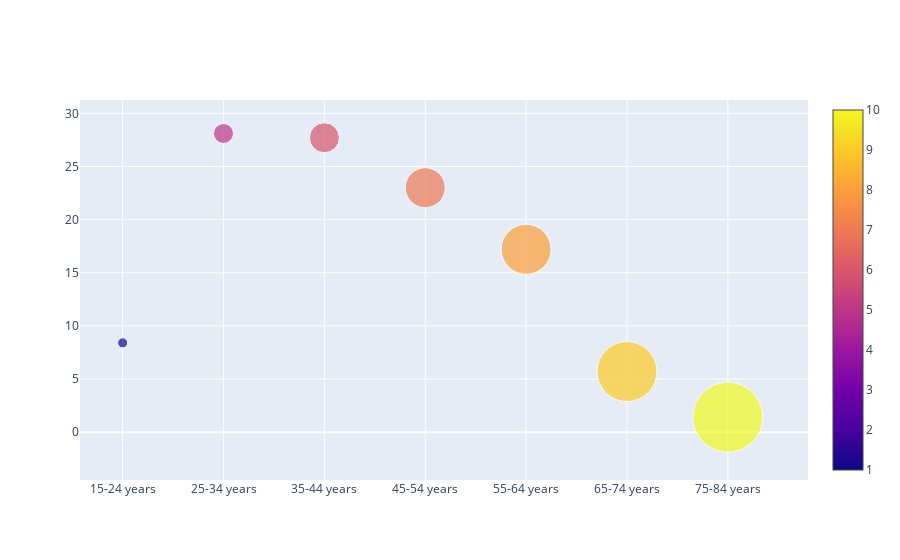

Write notebook code for a chart like this one.
### Code cell
import plotly.graph_objects as go

fig = go.Figure(data=go.Scatter(
    x= filtered_data['STUB_LABEL'],
    y=filtered_data['ESTIMATE'],
    mode='markers',
    marker=dict(
        color=[1, 5, 6, 7, 8, 9, 10],
        size=[10, 20, 30, 40, 50, 60, 70],
        showscale=True
        )
))

fig.show()

### Figure 1 — Plotly figure (JSON) as saved in the notebook; plotly's stock layout.template omitted (floating-point values rounded to 4 significant figures)
{"data": [{"marker": {"color": [1, 5, 6, 7, 8, 9, 10], "showscale": true, "size": [10, 20, 30, 40, 50, 60, 70]}, "mode": "markers", "type": "scatter", "x": ["15-24 years", "25-34 years", "35-44 years", "45-54 years", "55-64 years", "65-74 years", "75-84 years", "15-24 years", "25-34 years", "35-44 years", "45-54 years", "55-64 years", "65-74 years", "75-84 years", "15-24 years", "25-34 years", "35-44 years", "45-54 years", "55-64 years", "65-74 years", "75-84 years", "15-24 years", "25-34 years", "35-44 years", "45-54 years", "55-64 years", "65-74 years", "75-84 years", "15-24 years", "25-34 years", "35-44 years", "45-54 years", "55-64 years", "65-74 years", "75-84 years"], "y": [8.4, 28.1, 27.7, 23, 17.2, 5.7, 1.4, 1.6, 5.2, 6.7, 7, 6.5, 2.6, 1.1, 0.3, 1.3, 1.8, 1.7, 1.6, 0.6, null, 6.1, 20.9, 19.6, 14.7, 9.5, 2.6, 0.4, 2.7, 10.2, 9.1, 7, 4.9, 1.4, null]}], "layout": {}}
